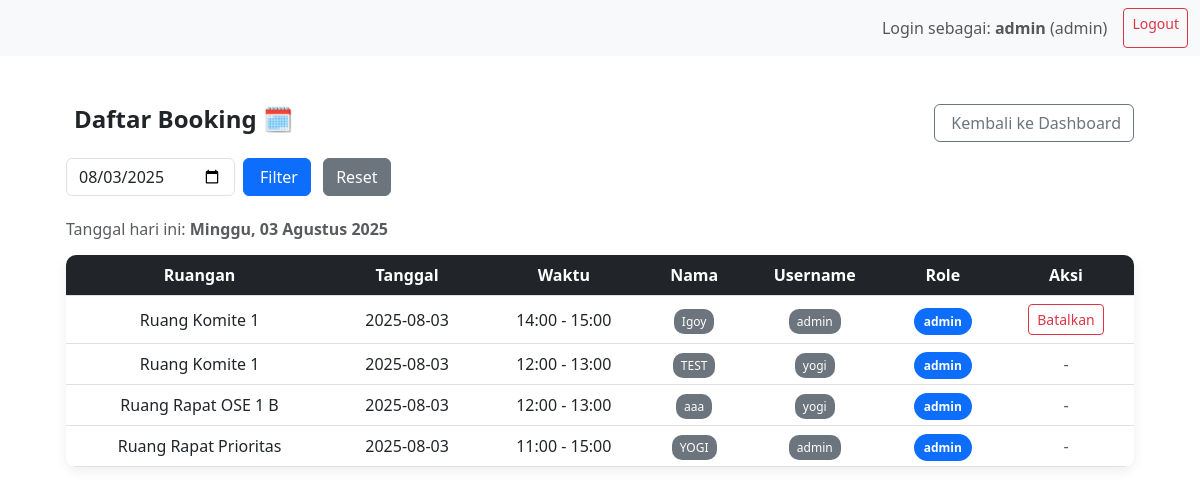
Before: /my-bookings (signed in) with the older database file.
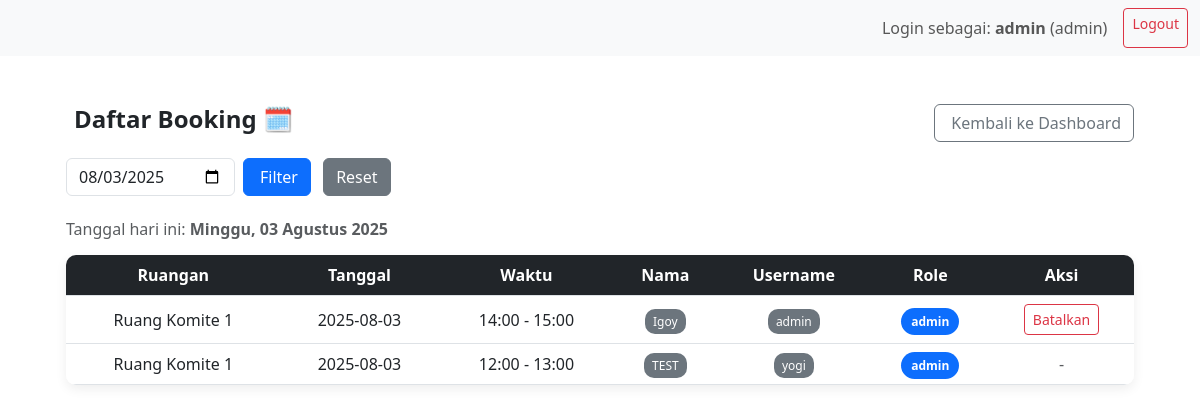
After: the same page with the newer database file.
### app.py (models this page shows)
class Booking(db.Model):
    id = db.Column(db.Integer, primary_key=True)
    user = db.Column(db.String(100))
    username = db.Column(db.String(100))
    role = db.Column(db.String(50))
    department = db.Column(db.String(100))
    room_id = db.Column(db.Integer, db.ForeignKey('room.id'))
    start_time = db.Column(db.DateTime)
    end_time = db.Column(db.DateTime)
    description = db.Column(db.Text)
    room = db.relationship('Room', backref='bookings')

class Room(db.Model):
    id = db.Column(db.Integer, primary_key=True)
    name = db.Column(db.String(50), nullable=False)
    lantai = db.Column(db.String(10), nullable=True)

### app.py (the view)
@app.route('/my-bookings')
def my_bookings():
    if 'username' not in session:
        return redirect(url_for('login'))
    username = session['username']
    role = session['role']
    now = datetime.now()
    today = now.date()
    filter_date_str = request.args.get('filter_date')
    filter_date = None
    if role == 'admin':
        bookings = Booking.query.order_by(Booking.start_time.desc()).all()
    else:
        bookings = Booking.query.filter_by(username=username).order_by(Booking.start_time.desc()).all()
    filtered_bookings = []
    for b in bookings:
        start_date = b.start_time.date()
        if filter_date_str:
            try:
                filter_date = datetime.strptime(filter_date_str, '%Y-%m-%d').date()
            except ValueError:
                filter_date = None
            if start_date == filter_date and b.end_time > now:
                filtered_bookings.append(b)
        else:
            if start_date == today and b.end_time > now:
                filtered_bookings.append(b)
    return render_template(
        'my_bookings.html',
        bookings=filtered_bookings,
        now=now,
        today=today
    )

### app.py (called while the page is built)
@app.template_filter('format_date_id')
def format_date_id(value):
    days = {
        'Monday': 'Senin', 'Tuesday': 'Selasa', 'Wednesday': 'Rabu',
        'Thursday': 'Kamis', 'Friday': 'Jumat', 'Saturday': 'Sabtu', 'Sunday': 'Minggu'
    }
    months = {
        'January': 'Januari', 'February': 'Februari', 'March': 'Maret',
        'April': 'April', 'May': 'Mei', 'June': 'Juni',
        'July': 'Juli', 'August': 'Agustus', 'September': 'September',
        'October': 'Oktober', 'November': 'November', 'December': 'Desember'
    }
    day_name = days[value.strftime('%A')]
    month_name = months[value.strftime('%B')]
    return f"{day_name}, {value.day:02d} {month_name} {value.year}"

### templates/my_bookings.html (shortened to what this page needs)
{% extends 'base.html' %}
{% block content %}
<div class="container-fluid mt-5 px-4 fade-in">
  <div class="d-flex align-items-center justify-content-between mb-3">
    <h4 class="fw-bold">
       Daftar Booking 🗓️
    </h4>
    <div class="text-end btn-back">
      <a href="/" class="btn btn-outline-secondary">
         Kembali ke Dashboard
      </a>
    </div>
  </div>
  <form method="GET" class="row g-2 mb-4">
    <div class="col-auto">
      <input type="date" name="filter_date" class="form-control"
             value="{{ request.args.get('filter_date', now.strftime('%Y-%m-%d')) }}">
    </div>
    <div class="col-auto">
      <button type="submit" class="btn btn-primary">
         Filter
      </button>
      <a href="{{ url_for('my_bookings') }}" class="btn btn-secondary ms-2">Reset</a>
    </div>
  </form>
  <div class="mb-3">
    <h6 class="text-muted">Tanggal hari ini: <strong>{{ today|format_date_id }}</strong></h6>
  </div>
  {% if bookings %}
  <div class="table-responsive table-wrapper">
    <table class="table table-hover mb-0">
      <thead>
        <tr>
          <th>Ruangan</th>
          <th>Tanggal</th>
          <th>Waktu</th>
          <th>Nama</th>
          <th>Username</th>
          <th>Role</th>
          <th>Aksi</th>
        </tr>
      </thead>
      <tbody>
        {% for b in bookings %}
        <tr>
          <td data-label="Ruangan">{{ b.room.name }}</td>
          <td data-label="Tanggal">{{ b.start_time.strftime('%Y-%m-%d') }}</td>
          <td data-label="Waktu">{{ b.start_time.strftime('%H:%M') }} - {{ b.end_time.strftime('%H:%M') }}</td>
          <td data-label="Nama"><span class="user-badge">{{ b.user }}</span></td>
          <td data-label="Username"><span class="user-badge">{{ b.username }}</span></td>
          <td data-label="Role"><span class="badge-role">{{ b.role }}</span></td>
          <td data-label="Aksi">
            {% if (session['role'] == 'admin' or session['username'] == b.username) and b.start_time > now %}
            <form method="POST" action="{{ url_for('cancel_booking', booking_id=b.id) }}" style="display:inline;">
              <button type="submit" class="btn btn-sm btn-cancel" onclick="return confirm('Yakin ingin membatalkan booking?')">
                Batalkan
              </button>
            </form>
            {% else %}
            <span class="text-muted">-</span>
            {% endif %}
          </td>
        </tr>
        {% endfor %}
      </tbody>
    </table>
  </div>
  {% else %}
  <div class="alert alert-warning mt-4" role="alert">
    Belum ada data booking.
  </div>
  {% endif %}
</div>
{% endblock %}

### templates/base.html (shortened to what this page needs)
<!DOCTYPE html>
<html lang="id">
<head>
    <link rel="stylesheet" href="{{ url_for('static', filename='style.css') }}">
    <link href="https://cdn.jsdelivr.net/npm/bootstrap@5.3.0/dist/css/bootstrap.min.css" rel="stylesheet">
    <link rel="stylesheet" href="https://cdnjs.cloudflare.com/ajax/libs/font-awesome/6.4.0/css/all.min.css">
</head>
<body>
    <nav class="navbar navbar-expand-lg navbar-light bg-light">
        <div class="container-fluid">
            <div class="d-flex ms-auto">
                {% if session.username %}
                    <span class="navbar-text me-3">
                        Login sebagai: <strong>{{ session.username }}</strong> ({{ session.role }})
                    </span>
                    <a href="{{ url_for('logout') }}" class="btn btn-outline-danger btn-sm">Logout</a>
                {% endif %}
            </div>
        </div>
    </nav>
    <div class="container mt-4">
        {% block content %}{% endblock %}
    </div>
</body>
</html>

### static/style.css (style rules this page uses)
body { font-family: Arial, sans-serif; }

### templates/my_bookings.html (style rules this page uses)
.fade-in { animation: fadeInUp 0.7s ease; }
.table-wrapper { border-radius: 10px; overflow: hidden; box-shadow: 0 4px 12px rgba(0, 0, 0, 0.07); background-color: white; }
.table thead th { background-color: #212529; color: #fff; text-align: center; vertical-align: middle; }
.table td, .table th { vertical-align: middle; text-align: center; }
.btn-cancel { border: 1px solid #dc3545; color: #dc3545; background-color: transparent; transition: all 0.3s ease; }
.badge-role { font-size: 0.75rem; font-weight: 600; padding: 5px 10px; border-radius: 15px; background-color: #0d6efd; color: white; }
.user-badge { font-size: 0.75rem; padding: 4px 8px; border-radius: 10px; background-color: #6c757d; color: white; }

Changed rows visible on the page:
removed Booking: room.name "Ruang Rapat OSE 1 B", start_time "2025-08-03", start_time "12:00", end_time "13:00", user "aaa", username "yogi", role "admin"
removed Booking: room.name "Ruang Rapat Prioritas", start_time "2025-08-03", start_time "11:00", end_time "15:00", user "YOGI", username "admin", role "admin"
